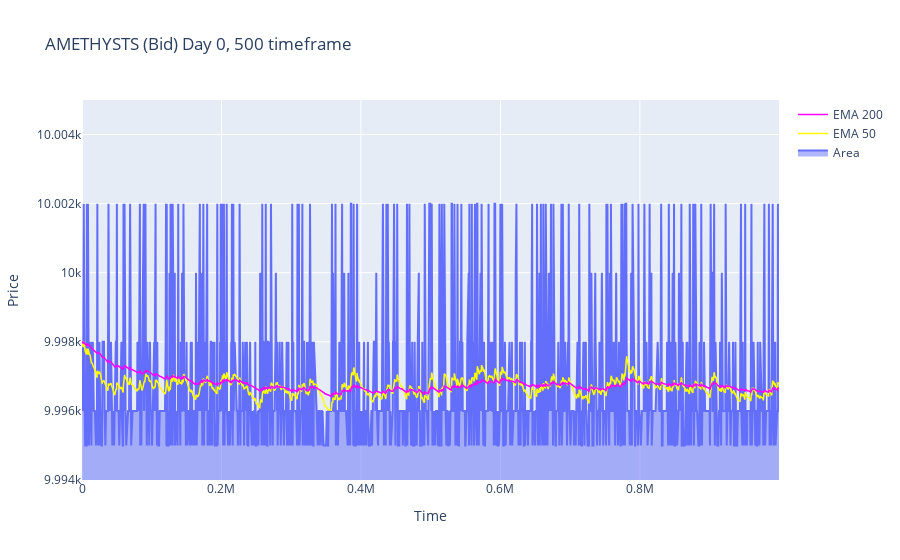
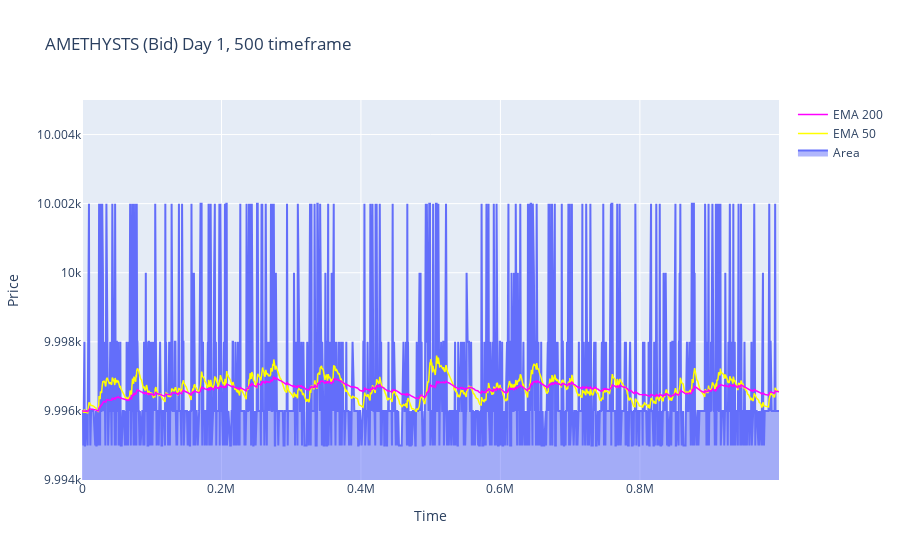
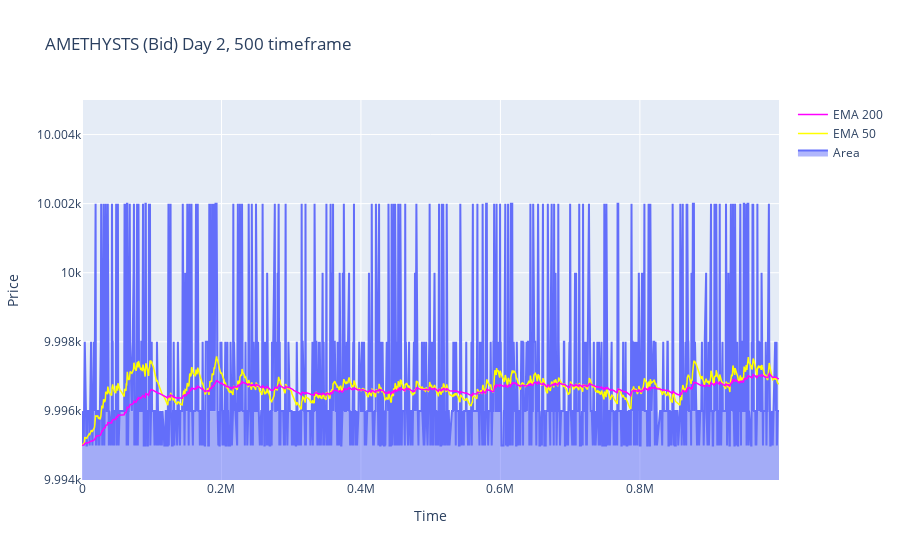

Notebook code for these charts, in order:
### Code cell
tf = 500
AMETHYSTS_candles_i = { day: convert_to_candle(prices_df=prices_dict[day], volume_df=volume_dict[day], product='AMETHYSTS', interval=tf, bid_or_ask=True) for day in ["day0", "day1", "day2"] }
plot_commodity(AMETHYSTS_candles_i["day0"], ema1=50, ema2=200, title=f"AMETHYSTS (Bid) Day 0, {tf} timeframe", area=True, yaxis_range=[9994, 10005])
plot_commodity(AMETHYSTS_candles_i["day1"], ema1=50, ema2=200, title=f"AMETHYSTS (Bid) Day 1, {tf} timeframe", area=True, yaxis_range=[9994, 10005])
plot_commodity(AMETHYSTS_candles_i["day2"], ema1=50, ema2=200, title=f"AMETHYSTS (Bid) Day 2, {tf} timeframe", area=True, yaxis_range=[9994, 10005])

### Figure 1 — Plotly figure (JSON) as saved in the notebook; plotly's stock layout.template omitted (floating-point values rounded to 4 significant figures; data arrays with more than 128 entries replaced by an {"elided": "..."} marker saying what was removed)
{"data": [{"name": "Area", "stackgroup": "one", "type": "scatter", "x": {"elided": "1345 int values"}, "y": {"elided": "1345 int values"}}, {"line": {"color": "yellow", "width": 1.5}, "mode": "lines", "name": "EMA 50", "type": "scatter", "x": {"elided": "1345 int values"}, "y": {"elided": "1345 float values"}}, {"line": {"color": "magenta", "width": 1.5}, "mode": "lines", "name": "EMA 200", "type": "scatter", "x": {"elided": "1345 int values"}, "y": {"elided": "1345 float values"}}], "layout": {"title": {"text": "AMETHYSTS (Bid) Day 0, 500 timeframe"}, "xaxis": {"rangeslider": {"visible": false}, "title": {"text": "Time"}}, "yaxis": {"range": [9994, 10005], "title": {"text": "Price"}}}}

### Figure 2 — Plotly figure (JSON) as saved in the notebook; plotly's stock layout.template omitted (floating-point values rounded to 4 significant figures; data arrays with more than 128 entries replaced by an {"elided": "..."} marker saying what was removed)
{"data": [{"name": "Area", "stackgroup": "one", "type": "scatter", "x": {"elided": "1370 int values"}, "y": {"elided": "1370 int values"}}, {"line": {"color": "yellow", "width": 1.5}, "mode": "lines", "name": "EMA 50", "type": "scatter", "x": {"elided": "1370 int values"}, "y": {"elided": "1370 float values"}}, {"line": {"color": "magenta", "width": 1.5}, "mode": "lines", "name": "EMA 200", "type": "scatter", "x": {"elided": "1370 int values"}, "y": {"elided": "1370 float values"}}], "layout": {"title": {"text": "AMETHYSTS (Bid) Day 1, 500 timeframe"}, "xaxis": {"rangeslider": {"visible": false}, "title": {"text": "Time"}}, "yaxis": {"range": [9994, 10005], "title": {"text": "Price"}}}}

### Figure 3 — Plotly figure (JSON) as saved in the notebook; plotly's stock layout.template omitted (floating-point values rounded to 4 significant figures; data arrays with more than 128 entries replaced by an {"elided": "..."} marker saying what was removed)
{"data": [{"name": "Area", "stackgroup": "one", "type": "scatter", "x": {"elided": "1384 int values"}, "y": {"elided": "1384 int values"}}, {"line": {"color": "yellow", "width": 1.5}, "mode": "lines", "name": "EMA 50", "type": "scatter", "x": {"elided": "1384 int values"}, "y": {"elided": "1384 float values"}}, {"line": {"color": "magenta", "width": 1.5}, "mode": "lines", "name": "EMA 200", "type": "scatter", "x": {"elided": "1384 int values"}, "y": {"elided": "1384 float values"}}], "layout": {"title": {"text": "AMETHYSTS (Bid) Day 2, 500 timeframe"}, "xaxis": {"rangeslider": {"visible": false}, "title": {"text": "Time"}}, "yaxis": {"range": [9994, 10005], "title": {"text": "Price"}}}}
